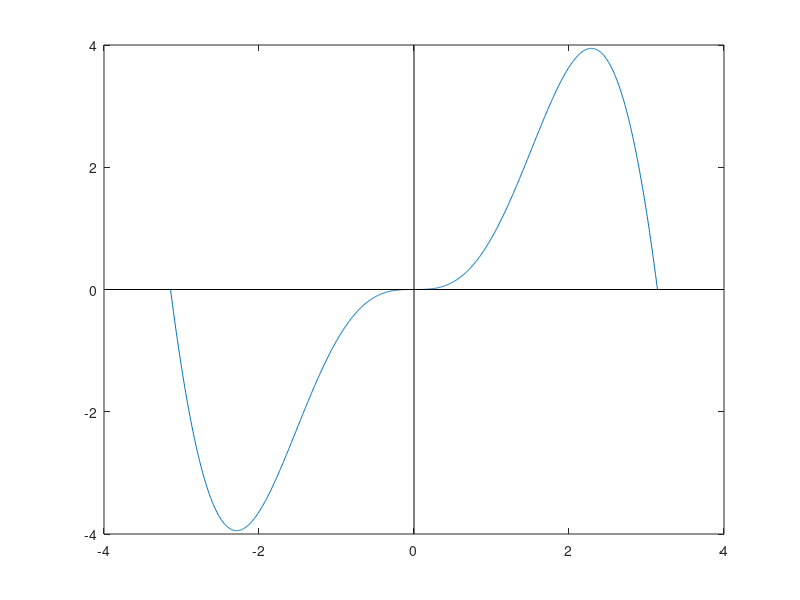

The MATLAB source for this figure: (Note: this script raises an error after producing the figure.)
f = @(x)(x.^2.*sin(x));
xx = linspace(-pi, pi, 1000);
yy = f(xx);
plot(xx, yy), hold on;
plot([-4 4], [0 0], 'k');
plot([0 0], [-4 4], 'k');

x = [-pi, -pi/2, pi/2, pi];
y = f(x);
p = linterp(x, y)
q = [-0.1034 0.0000 1.0203 00000]
xx = linspace(-pi, pi, 1000);
yy = polyval(p, xx);
plot(xx, yy, 'r');